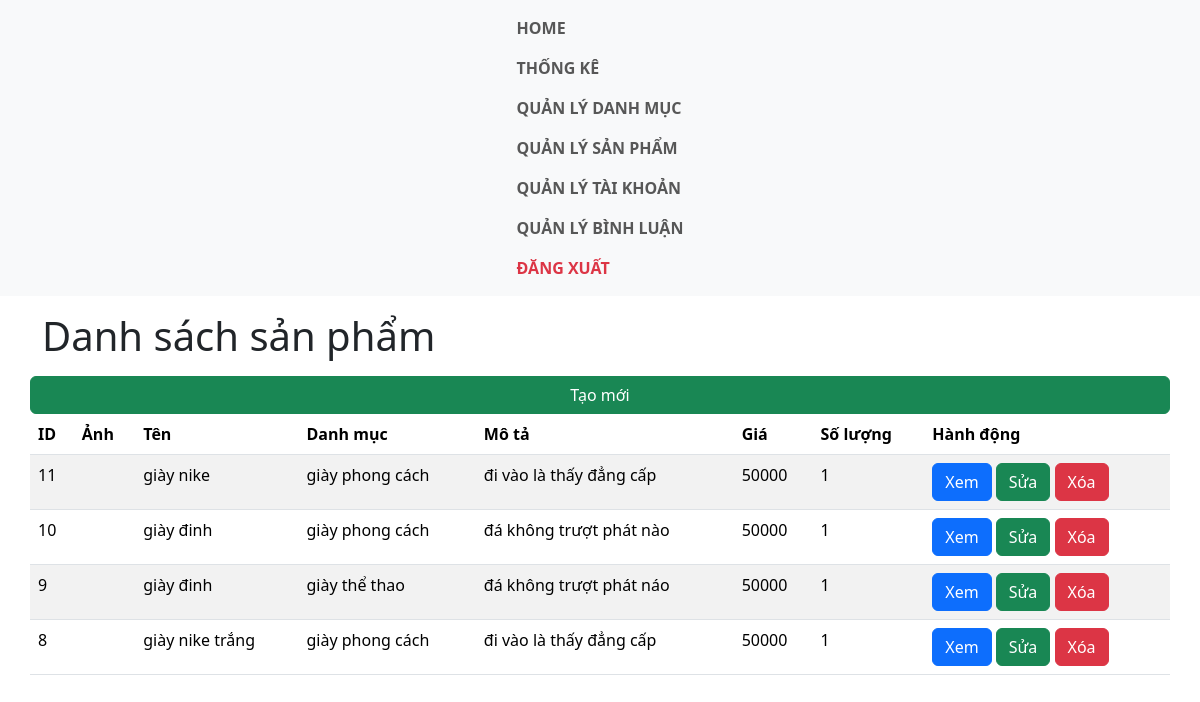
/?mode=admin&action=index-product (signed in), run on the app's committed database.
### tables this page shows
CREATE TABLE `products` (
  `id` int NOT NULL,
  `name` varchar(50) NOT NULL,
  `description` varchar(255) NOT NULL,
  `categories_id` int NOT NULL,
  `price` int NOT NULL,
  `quantity` int NOT NULL,
  `img` varchar(255) NOT NULL,
  `view_count` int DEFAULT NULL
);

CREATE TABLE `categories` (
  `id` int NOT NULL,
  `name` varchar(50) NOT NULL,
  `description` varchar(255) NOT NULL,
  `categories_id` int DEFAULT NULL
);

### controllers/admin/ProductController.php (called while the page is built, shortened)
<?php
class ProductController
{
    private $productModel;
    public function __construct() {
        $this->productModel = new Product();
    }
    public function index () {
        $title = 'Danh sách sản phẩm';
        $data = $this->productModel->getAll();
        require_once PATH_VIEW_ADMIN_MAIN;
    }
}
?>

### routes/admin.php (called while the page is built)
<?php
$action = $_GET['action'] ?? '/';
match ($action) {
    'login' => (new AuthController)->login(),
    'authenticate' => (new AuthController)->authenticate(),
    'logout' => (new AuthController)->logout(),
    '/'         => (new DashboardController)->index(),
    'index-product' => (new ProductController)->index(),
    'show-product' => (new ProductController)->show(),
    'delete-product' => (new ProductController)->delete(),
    'create-product' => (new ProductController)->create(),
    'store-product' => (new ProductController)->store(),
    'edit-product' => (new ProductController)->edit(),
    'update-product' => (new ProductController)->update(),
    'thong-ke' => (new StatisticController)->index(),
    'index-category' => (new CategoryController)->index(),
    'create-category' => (new CategoryController)->create(),
    'store-category' => (new CategoryController)->store(),
    'edit-category' => (new CategoryController)->edit(),
    'update-category' => (new CategoryController)->update(),
    'delete-category' => (new CategoryController)->delete(),
    'index-user' => (new UserController)->index(),
    'create-user' => (new UserController)->create(),
    'store-user' => (new UserController)->store(),
    'edit-user' => (new UserController)->edit(),
    'update-user' => (new UserController)->update(),
    'delete-user' => (new UserController)->delete(),
    'index-comment' => (new CommentController)->index(),
    'create-comment' => (new CommentController)->create(),
    'store-comment' => (new CommentController)->store(),
    'edit-comment' => (new CommentController)->edit(),
    'update-comment' => (new CommentController)->update(),
    'delete-comment' => (new CommentController)->delete(),
};
?>

### models/BaseModel.php (called while the page is built, shortened)
<?php
class BaseModel
{
    public function __construct()
    {
        $dsn = sprintf('mysql:host=%s;port=%s;dbname=%s;charset=utf8', DB_HOST, DB_PORT, DB_NAME);
        try {
            $this->pdo = new PDO($dsn, DB_USERNAME, DB_PASSWORD, DB_OPTIONS);
        } catch (PDOException $e) {
            die("Kết nối cơ sở dữ liệu thất bại: {$e->getMessage()}. Vui lòng thử lại sau.");
        }
    }
}

### models/Product.php (called while the page is built, shortened)
<?php
    class Product extends BaseModel {
        public function getAll() {
            $sql = "SELECT p.*, cat.name as cat_name FROM `products` as p
             JOIN categories as cat
             ON p.categories_id = cat.id ORDER BY p.id DESC;";
            $stmt = $this->pdo->prepare($sql);
            $stmt->execute();
            return $stmt->fetchAll();
        }
    }
?>

### views/admin/product/index.php (the view, shortened to what this page needs)
<a href="<?= BASE_URL_ADMIN .'&action=create-product'?>" class="btn btn-success">Tạo mới</a>
<table class="table table-striped">
    <thead>
        <tr>
            <th>ID</th>
            <th>Ảnh</th>
            <th>Tên</th>
            <th>Danh mục</th>
            <th>Mô tả</th>
            <th>Giá</th>
            <th>Số lượng</th>
            <th>Hành động</th>
        </tr>
    </thead>
    <tbody>
        <?php foreach($data as $pro): ?>
            <tr>
                <td><?= $pro["id"]?></td>
                <td>
                </td>
                <td><?= $pro["name"]?></td>
                <td><?= $pro["cat_name"]?></td>
                <td><?= $pro["description"]?></td>
                <td><?= $pro["price"]?></td>
                <td><?= $pro["quantity"]?></td>
                <td>
                <a href="<?= BASE_URL_ADMIN .'&action=show-product&id='.$pro["id"]?>" class="btn btn-primary">Xem</a>
                <a href="<?= BASE_URL_ADMIN .'&action=edit-product&id='.$pro["id"]?>" class="btn btn-success">Sửa</a>
                <a href="<?= BASE_URL_ADMIN .'&action=delete-product&id='.$pro["id"] ?>"
                onclick="return confirm('Có chắc muốn xóa không?')" class="btn btn-danger">Xóa</a>
                </td>
            </tr>
        <?php endforeach; ?>
    </tbody>
</table>

### index.php (shortened to what this page needs)
<?php
spl_autoload_register(function ($class) {
    $fileName = "$class.php";
    $fileModel              = PATH_MODEL . $fileName;
});
$mode = $_GET['mode'] ?? 'client';
if ($mode == 'admin') {
    require_once './routes/admin.php';
} else {
    require_once './routes/client.php';
}

### views/admin/main.php (shortened to what this page needs)
<!DOCTYPE html>
<html lang="en">
<head>
    <link href="https://cdn.jsdelivr.net/npm/bootstrap@5.3.3/dist/css/bootstrap.min.css" rel="stylesheet">
</head>
<body>
    <nav class="navbar navbar-expand-xxl bg-light justify-content-center">
        <ul class="navbar-nav">
            <li class="nav-item">
                <a class="nav-link text-uppercase" href="<?= BASE_URL_ADMIN ?>"><b>HOME</b></a>
            </li>
             <li class="nav-item">
                <a class="nav-link text-uppercase" href="<?= BASE_URL_ADMIN ?>&action=thong-ke"><b>THỐNG KÊ</b></a>
            </li>
            <li class="nav-item">
                <a class="nav-link text-uppercase" href="<?= BASE_URL_ADMIN ?>&action=index-category"><b>QUẢN LÝ DANH MỤC</b></a>
            </li>
            <li class="nav-item">
                <a class="nav-link text-uppercase" href="<?= BASE_URL_ADMIN ?>&action=index-product"><b>QUẢN LÝ SẢN PHẨM</b></a>
            </li>
            <li class="nav-item">
                <a class="nav-link text-uppercase" href="<?= BASE_URL_ADMIN ?>&action=index-user"><b>QUẢN LÝ TÀI KHOẢN</b></a>
            </li>
            <li class="nav-item">
                <a class="nav-link text-uppercase" href="<?= BASE_URL_ADMIN ?>&action=index-comment"><b>QUẢN LÝ BÌNH LUẬN</b></a>
            </li>
            <li class="nav-item">
                <a class="nav-link text-uppercase text-danger" href="<?= BASE_URL_ADMIN ?>&action=logout"><b>ĐĂNG XUẤT</b></a>
            </li>
        </ul>
    </nav>
    <div class="container">
        <h1 class="mt-3 mb-3"><?= $title ?? 'Home' ?></h1>
        <div class="row">
            <?php
            if (isset($view)) {
                require_once PATH_VIEW_ADMIN . $view . '.php';
            }
            ?>
        </div>
    </div>
</body>
</html>

### data on the page
products: id "11", name "giày nike", categories.name "giày phong cách", description "đi vào là thấy đẳng cấp", price "50000", quantity "1"
products: id "10", name "giày đinh", categories.name "giày phong cách", description "đá không trượt phát nào", price "50000", quantity "1"
products: id "9", name "giày đinh", categories.name "giày thể thao", description "đá không trượt phát náo", price "50000", quantity "1"
products: id "8", name "giày nike trắng", categories.name "giày phong cách", description "đi vào là thấy đẳng cấp", price "50000", quantity "1"

### other printed values
$title "Danh sách sản phẩm"
